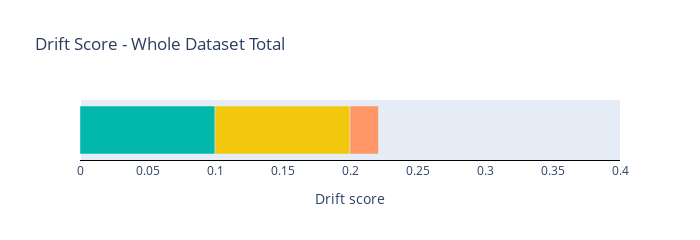
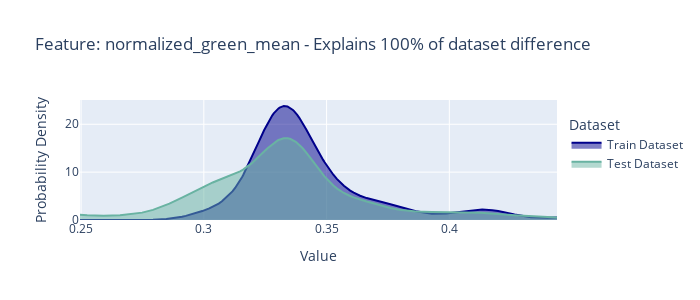

Source (notebook cell) for these figures, in order:
### Markdown cell above
### Run the check again

### Code cell
check = ImageDatasetDrift()
check.run(train_dataset=drifted_train_ds, test_dataset=test_ds)

### Figure 1 — Plotly figure (JSON) as saved in the notebook; plotly's stock layout.template omitted (floating-point values rounded to 4 significant figures)
{"data": [{"base": 0, "marker": {"color": "#01B8AA"}, "offsetgroup": "0", "orientation": "h", "showlegend": false, "type": "bar", "x": [0.1], "y": ["Drift Score"]}, {"base": 0.1, "marker": {"color": "#F2C80F"}, "offsetgroup": "0", "orientation": "h", "showlegend": false, "type": "bar", "x": [0.1], "y": ["Drift Score"]}, {"base": 0.2, "marker": {"color": "#FE9666"}, "offsetgroup": "0", "orientation": "h", "showlegend": false, "type": "bar", "x": [0.02105], "y": ["Drift Score"]}], "layout": {"height": 200, "title": {"text": "Drift Score - Whole Dataset Total"}, "width": 700, "xaxis": {"dtick": 0.05, "fixedrange": true, "gridcolor": "black", "linecolor": "black", "range": [0, 0.4], "showgrid": false, "title": {"text": "Drift score"}}, "yaxis": {"color": "black", "fixedrange": true, "showgrid": false, "showline": false, "showticklabels": false, "zeroline": false}}}

### Figure 2 — Plotly figure (JSON) as saved in the notebook; plotly's stock layout.template omitted (floating-point values rounded to 4 significant figures; data arrays with more than 128 entries replaced by an {"elided": "..."} marker saying what was removed)
{"data": [{"fill": "tozeroy", "line": {"color": "darkblue"}, "name": "Train Dataset", "type": "scatter", "x": {"elided": "148 float values"}, "y": {"elided": "148 float values"}}, {"fill": "tozeroy", "line": {"color": "#69b3a2"}, "name": "Test Dataset", "type": "scatter", "x": {"elided": "148 float values"}, "y": {"elided": "148 float values"}}], "layout": {"height": 300, "legend": {"title": {"text": "Dataset"}, "xanchor": "left", "y": 0.9, "yanchor": "top"}, "title": {"text": "Feature: normalized_green_mean - Explains 100% of dataset difference"}, "width": 700, "xaxis": {"fixedrange": false, "range": [0.2496, 0.4439], "title": {"text": "Value"}}, "yaxis": {"fixedrange": true, "title": {"text": "Probability Density"}}}}
